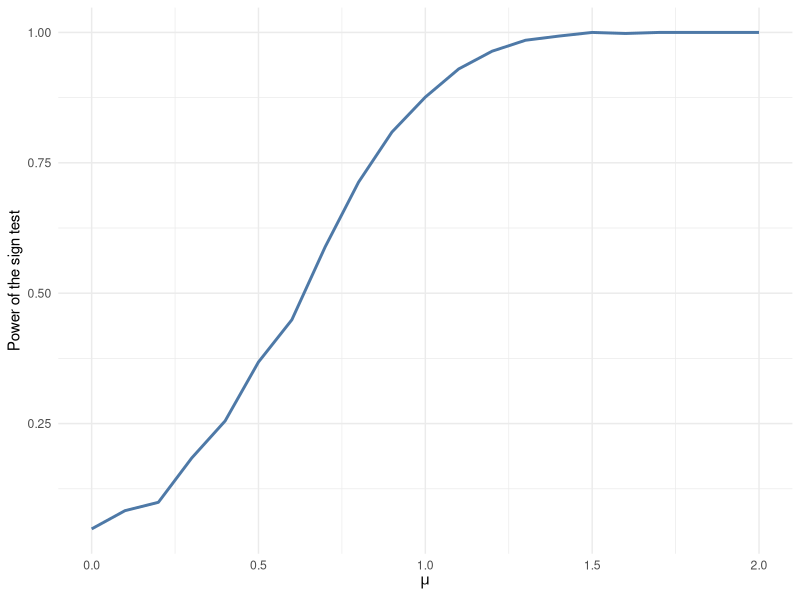

Reproduce this figure in R.
## ---- chunk 1
knitr::opts_chunk$set(echo = TRUE)
## ---- chunk 2
f_inv <- function(u, mu, c){
  mu + c - log(-log(u))
}
## ---- chunk 3
generate_gumbel <- function(mu, n, c){
  U <- runif(n)
  X <- f_inv(U, mu, c)
  return(X)
}
## ---- chunk 4
sign_test <- function(X, alpha){
  positives <- sum(X > 0)
  test <- binom.test(positives, length(X), p = 0.5, alternative = "greater")
  return(test$p.value < alpha) # rejection 
}
## ---- chunk 5
n <- 13
mu <- 0
c <- log(log(2))
nreps <- 1000
alpha <- 0.05
mu_vals <- seq(from = 0, to = 2, by = 0.1)
power <- numeric(length(mu_vals))

for(i in 1:length(mu_vals)){
  count <- 0
  for(j in 1:nreps){
    X <- generate_gumbel(mu_vals[i], n, c)
    test <- sign_test(X, alpha)
    count <- count + test
  }
  power[i] <- count / nreps
}

plot_data <- data.frame(mu = mu_vals, power = power)
library(ggplot2)
ggplot(plot_data, aes(x = mu, y = power)) + 
  geom_line(col = "#4E79A7", linewidth = 1) + 
  theme_minimal() + 
  labs(x = expression(mu), y = "Power of the sign test")
